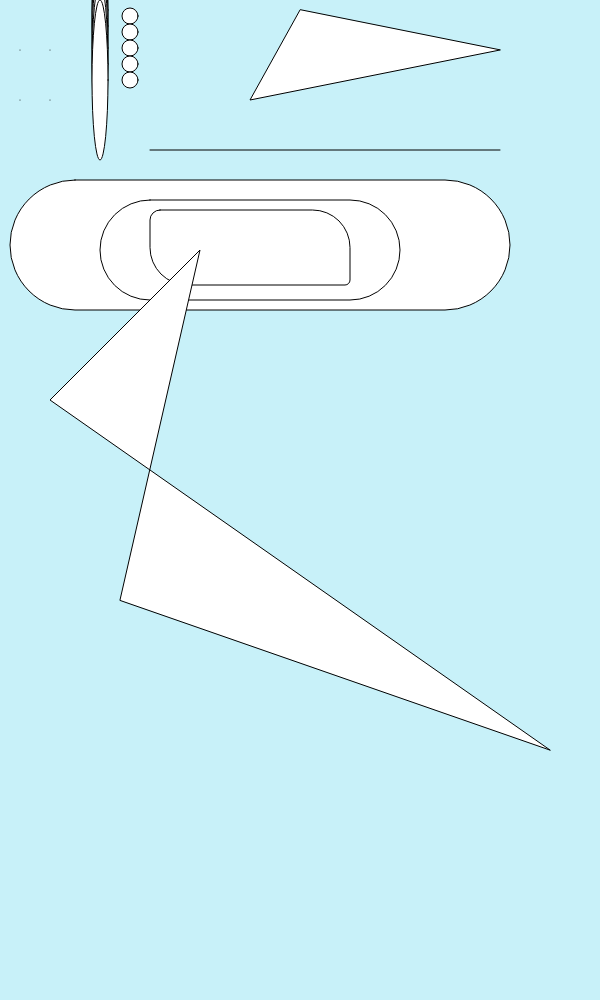
Frame 1 (no input)
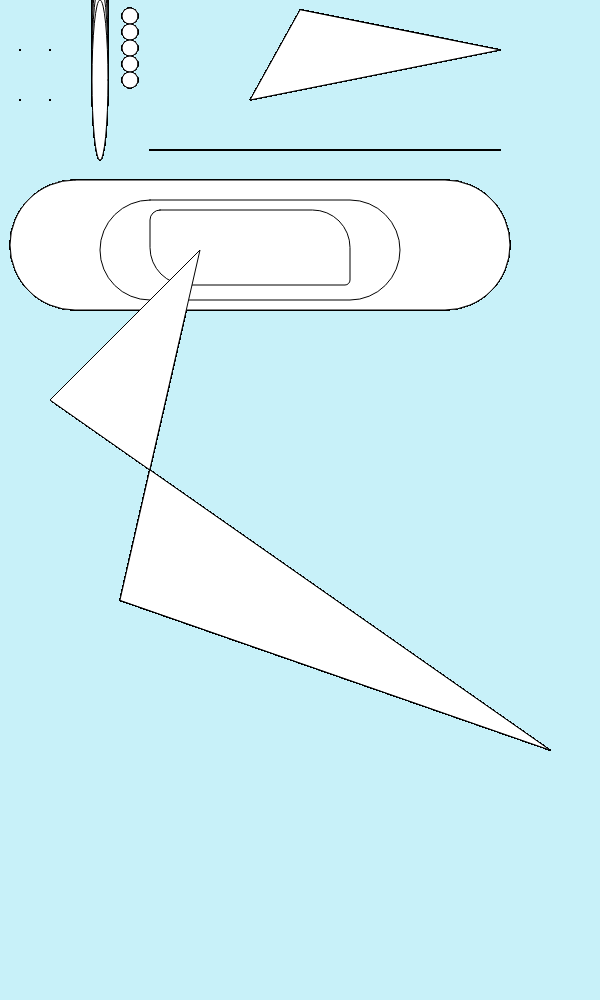
Frame 60 (no input)
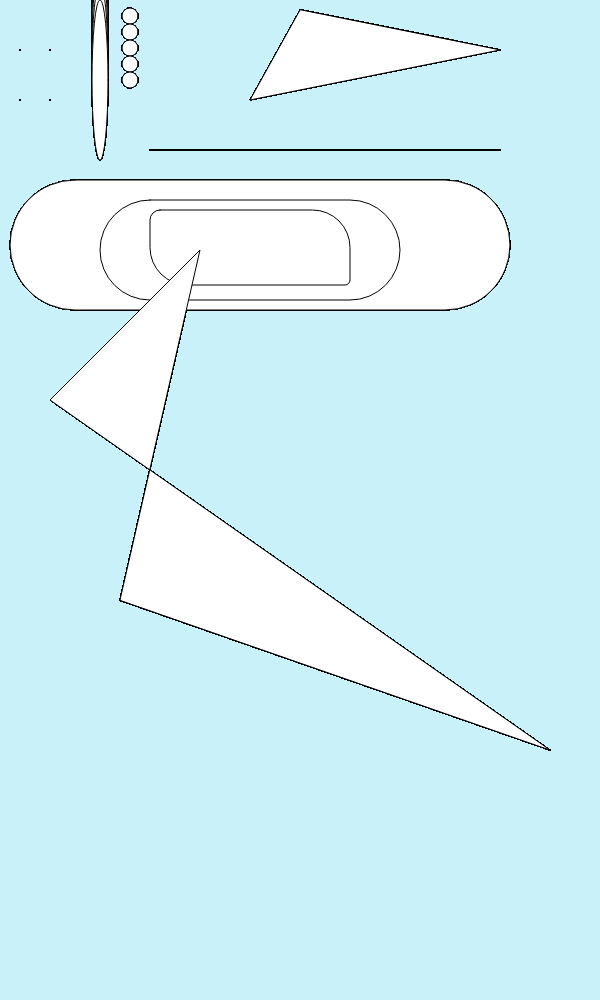
Frame 120 (the mouse pressed at the canvas centre since frame 60)

The p5.js sketch that drew these frames (run headless with seeded random() and noise() and a simulated clock; from frame 60 on, the mouse is pressed at the canvas centre):

// p5.js sketch
// ── sketch.js
/* TODO: Practice, study each primitive shape

arc()
ellipse()
line()
point()
quad()
rect()
triangle()

*/

function setup(){
   createCanvas(600, 1000); 
   background('#c8f1f9')
}


// Starting with the ellipse, I'm going to experiment with the shape.

function draw(){
    // after attempting to make 4 circles in a column, one on to of each other, I only made one long skinnny oval stretching from the top to lower.
    // These are ovelapping ellipses, and the center of the first one is off the screen, and each one after that pushes the drawing down a little. 
   ellipse(100, 10, 16, 160)
   ellipse(100, 26, 16, 160);
   ellipse(100, 48, 16, 160);
   ellipse(100, 64, 16, 160);
   ellipse(100, 80, 16, 160);   

   //I'm going to copy the above and try again to make 4 circles in a column
   //success!
   ellipse(130, 16, 16, 16)
   ellipse(130, 32, 16, 16);
   ellipse(130, 48, 16, 16);
   ellipse(130, 64, 16, 16);
   ellipse(130, 80, 16, 16);

   // added points and made 4 of them in a rectangle shape
   // strokeWeight is used to make the points visible. Otherwise they are just small pixels. 
   //strokeWeight(3); 
   point(20, 50);
   point(50, 50);
   point(20, 100);
   point(50, 100);

   //rounded corners on my rectangle, 10 is pretty standard, while 100 is very rounded like a label.
   rect(10, 180, 500, 130, 100);
   //smaller rect inside the other one. It almost looks like a mouth.
   rect(100, 200, 300, 100, 100);
   // even small one with various corners. Its hard to get it centered. Now it's like a bandaid.
   rect(150, 210, 200, 75, 10, 100, 5, 150);

   //triangle added with 6 parameters
   triangle( 300, 10, 250, 100, 500, 50);

   //what is a line? It is a path between two points.
   line(150, 150, 500, 150)

   //What is a quad? A quadrilateral, 4sided polygon that does not have 90 degree angles. It needs 8 parameters.

   quad(120, 600, 200, 250, 50, 400, 550, 750);
}
